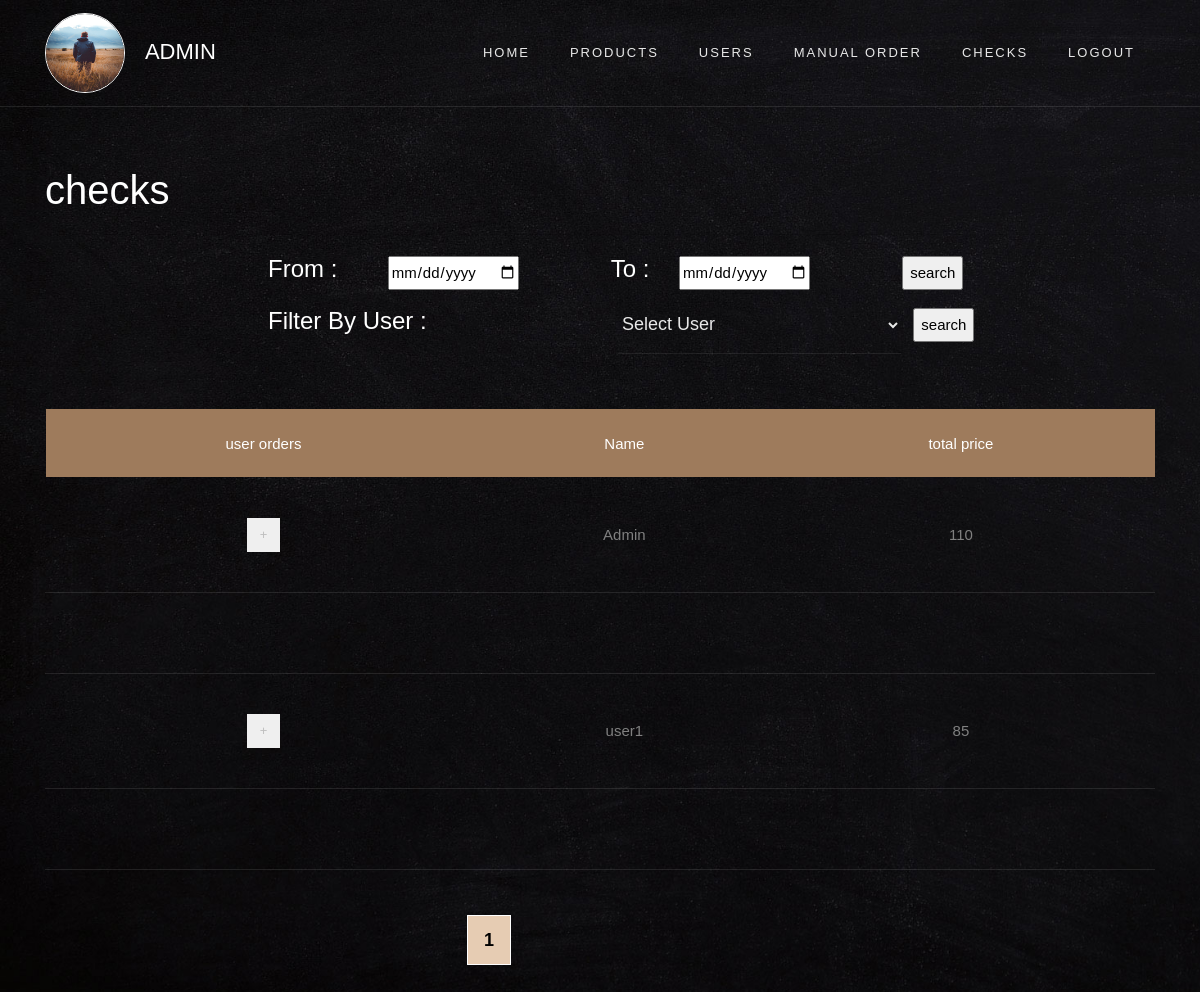
Page /Admin/views/checks.php (signed in) on the committed database.
### tables this page shows
CREATE TABLE `users` (
  `id` int(100) NOT NULL,
  `name` varchar(100) NOT NULL,
  `email` varchar(100) NOT NULL,
  `password` varchar(100) NOT NULL,
  `roomNum` int(100) NOT NULL,
  `ext` varchar(100) NOT NULL,
  `profile_Picture` varchar(100) DEFAULT NULL,
  `role` varchar(100) NOT NULL
);

### DataBase.php (called while the page is built, shortened)
<?php
class DataBase
{
    private $userName;
    private $userPass;
    private $dsn;
    private $db;
    public function __construct()
    {
        $this->serverName  = "localhost";
        $this->userName = "root";
        $this->userPass  = "";
        $this->dbName = "cafeteria";
        $this->charSet = "utf8mb4";
        $this->dsn = "mysql:host=" . $this->serverName . "; dbname=" . $this->dbName . "; charset=" . $this->charSet;
    }
    public function connect()
    {
        try {
            $this->db = new PDO($this->dsn, $this->userName, $this->userPass);
        } catch (PDOException $err) {
            die($err->getMessage());
        }
    }
    public function showusers()
    {
        try {
            $limit = 2;
            if (isset($_GET["page"])) {
                $page_number  = $_GET["page"];
            } else {
                $page_number = 1;
            }
            $initial_page = ($page_number - 1) * $limit;
            $query1 = "SELECT users.id ,name , SUM(totalPrice)  as totalPrice FROM users JOIN orders ON users.id = orders.user_id  GROUP BY name  LIMIT $initial_page, $limit";
            $stmt = $this->db->prepare($query1);
            $stmt->execute();
            $orders = $stmt->fetchAll();
            return $orders;
        } catch (PDOException $e) {
            return false;
        }
    }
}

### Admin/views/checks_templete.php (the view, shortened to what this page needs)
<?php    if ($users) {
                    foreach ($users as $user) {
            ?>
                        <tr class="<?= $user['id'] ?>">
                            <td>
                                <button class="btn btn-default btn-xs" data-bs-toggle="collapse" data-bs-target="<?php echo "#demouser" . $user['id'] ?>">
                                    <span>+</span>
                                </button>
                            </td>
                            <td><?php echo $user["name"] ?></td>
                            <td><?php echo $user["totalPrice"] ?></td>
                        </tr>
                        <tr class="<?= $user['id'] ?>">
                            <td colspan="5" class="hiddenRow">
                            </td>
                        </tr>
                    <?php
                    }
                }
                    ?>

### Admin/views/checks.php (style rules this page uses)
input, button { height: 34px; }

### rows in the picture
users: name "Admin", totalPrice "110"
users: name "user1", totalPrice "85"

### other values in the picture
$userName "ADMIN"
